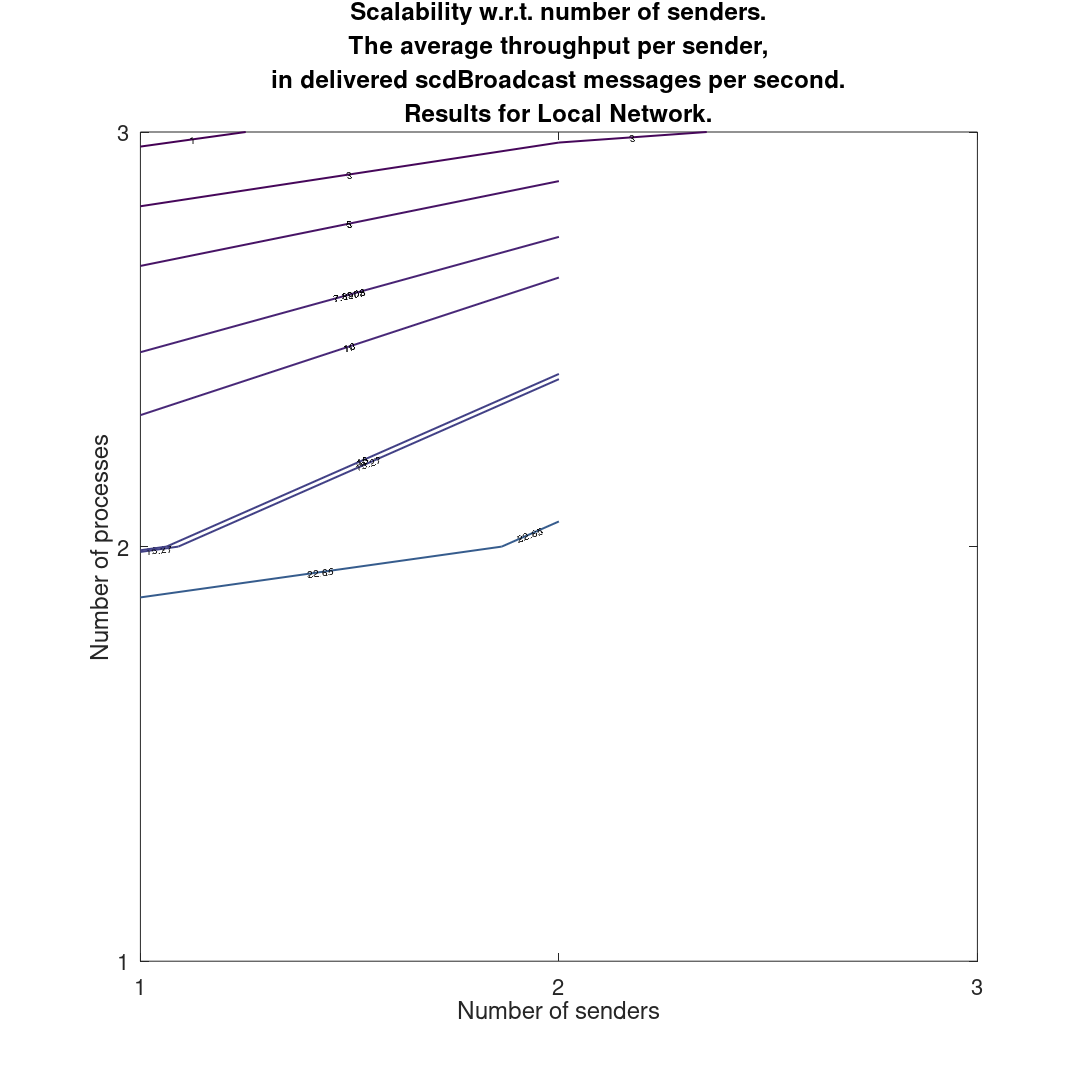

Here is the MATLAB script that generated this plot:
clf
set(0,'DefaultFigureVisible','off')
figure('DefaultAxesFontSize',22);
x = [;1;1;2;3;1;2];
y = [;1;2;2;3;3;3];
z = [;81.6849808241065;14.405262198051805;23.953247718341185;4.0012320866426645;0.5113709921526519;2.453019357553655];
[X,Y]=meshgrid(min(x):max(x),min(y):max(y));
Z=griddata(x,y,z,X,Y);
contour(X,Y,Z, 'linewidth', 2, 'ShowText','on');
hold on
levels2=5:5:19;
contour(X,Y,Z, levels2, 'linewidth', 2, 'ShowText','on');
levels=1:2:4;
contour(X,Y,Z, levels, 'linewidth', 2, 'ShowText','on');

hold off
title({'Scalability w.r.t. number of senders.', 'The average throughput per sender,', 'in delivered scdBroadcast messages per second.', 'Results for Local Network.'})
xlabel('Number of senders')
xticks([1, 2, 3])
ylabel('Number of processes')
yticks([1, 2, 3])
set(gcf, 'PaperPosition', [0.0 0.0 15 15]);
set(gcf, 'PaperSize', [15 15]);
saveas(gcf, 'exp2_local_tput_final.pdf')

